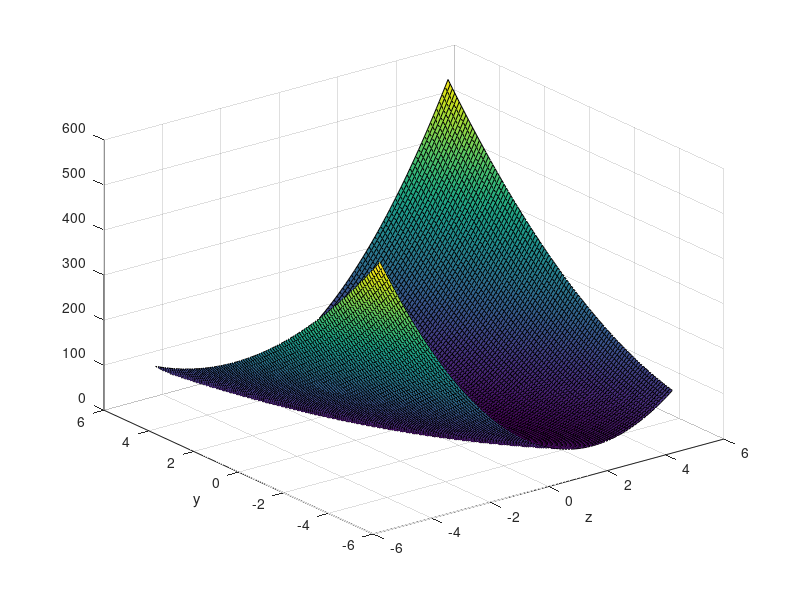
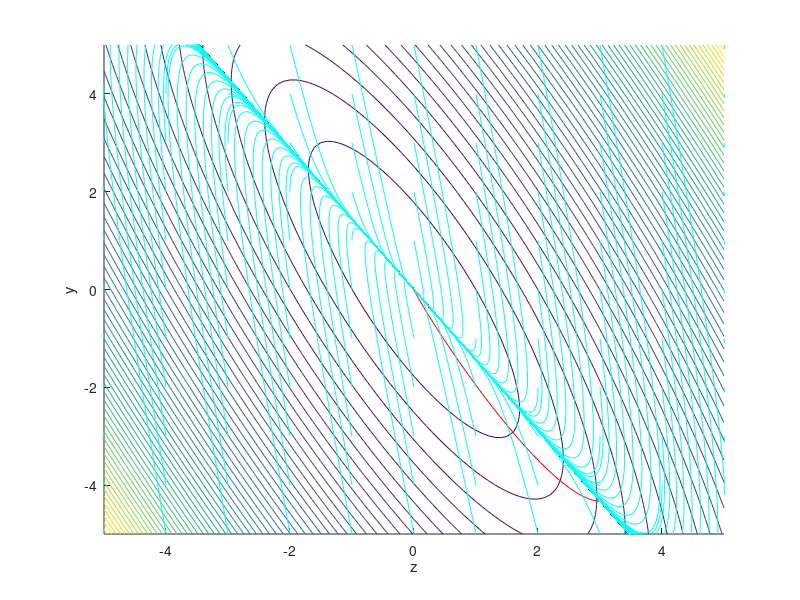
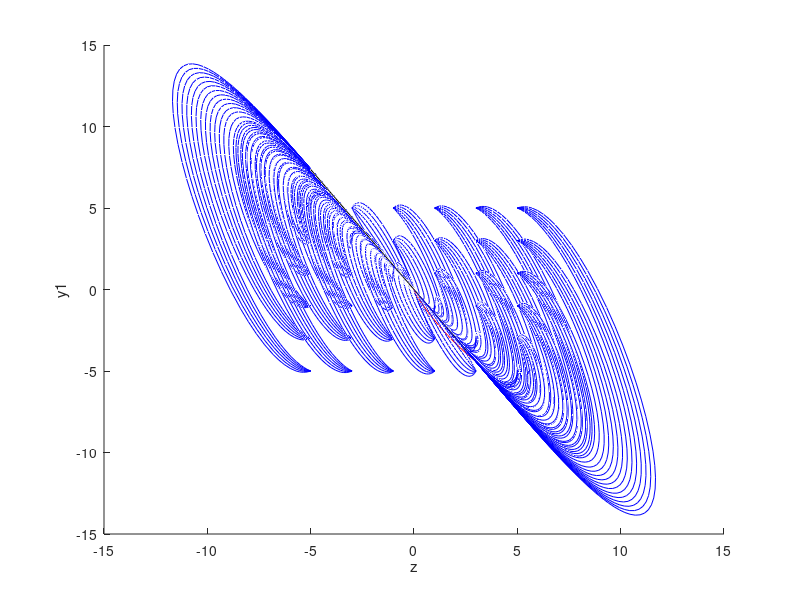
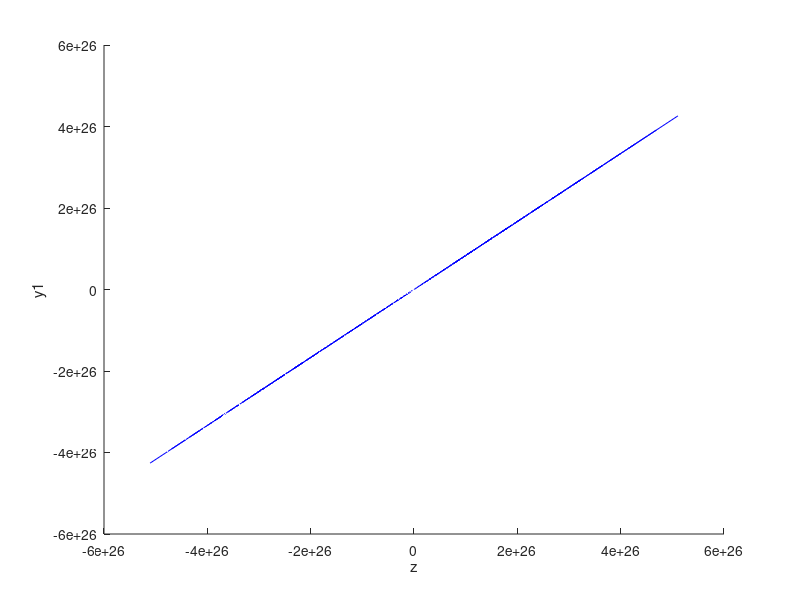

Here is the MATLAB script that generated these plots, in order: (Note: this script raises an error after producing the figures.)
%% Setup (Linear system)
clear; clc; close all;

%% Easy System
A = [0 0; 1 1]; B = [1; 0];
Q = eye(2);
R = 1;

[K, S, P] = lqr(A, B, Q, R);
S11 = S(1, 1);
S12 = S(1, 2);

%% Plot Value Function
[y, z] = meshgrid(-5:0.1:5, -5:0.1:5);
v = y.^2 * S(1, 1) + 2 * y .* z * S(1, 2) + z.^2 * S(2, 2);
figure(1)
clf
surf(z, y, v)
xlabel('z')
ylabel('y')

%% Examine optimal trajectory vs. min Value restricted to z.
y0 = - S12 * z / S11;

figure(2)
clf
hold on
contour(z, y, v, linspace(0, 1000))
plot(reshape(z, 1, []), reshape(y0, 1, []), 'k')
xlabel('z')
ylabel('y')

z0IC = 3;
IC = [- S(1, 2) * z0IC / S(1, 1); z0IC];
[~, x] = ode45(@(t, x) A * x + B * (-K * x), [0, 10], IC);
plot(x(:, 2), x(:, 1), 'r')

[~, x] = ode45(@(t, x) A * x + B * ([0, -(1 - S12 / S11) * S12 / S11] * x), [0, 10], IC);
plot(x(:, 2), x(:, 1), 'g')
ylim([-5, 5])
hold off


%% Stabilize the black subspace
figure(2)
hold on
Kp = 5;
for r = -5:5
    for c = -5:5
        IC2 = [r; c];
        [~, x] = ode45(@(t, x) A * x + B * (-S12/S11 * [1 1] * x - Kp * [1 S12/S11] * x), [0, 10], IC2);
        plot(x(:, 2), x(:, 1), 'c')
    end
end
ylim([-5, 5])
hold off

%% Now consider a 3D System
A = [0 1 0; 0 0 0; 1 0 1]; B = [0; 1; 0];
eig(A)
Q = eye(3);
R = 1;

[K, S, P] = lqr(A, B, Q, R);
S11 = S(1:2, 1:2);
S12 = S(1:2, 3);

figure(3)
clf
hold on
z = linspace(-5, 5);
y = - S11 \ S12 * z;
plot3(z', y(1, :), y(2, :), 'k')
xlabel('z')
ylabel('y1')
zlabel('y2')

z0 = 3;
y0 = - S11 \ S12 * z0;
[~, x] = ode45(@(t, x) A * x + B * (-K * x), [0, 10], [y0; z0]);
plot3(x(:, 3), x(:, 1), x(:, 2), 'r')

C = [eye(2) S11 \ S12];
Kp = 5; Kd = 4;
[~, x] = ode45(@(t, x) A * x + B * (-[1 0]*C*A*A*x - Kp*[1 0]*C*x - Kd*[1 0]*C*A*x), [0, 10], [y0; z0]);
plot3(x(:, 3), x(:, 1), x(:, 2), 'b')
hold off

%% Plot a bunch
figure(3)
hold on
for r = -5:2:5
    for c = -5:2:5
        for d = -5:2:5
            IC2 = [r; c; d];
            [~, x] = ode45(@(t, x) A * x + B * (-[1 0]*C*A*A*x - Kp*[1 0]*C*x - Kd*[1 0]*C*A*x), [0, 10], IC2);
            plot3(x(:, 3), x(:, 1), x(:, 2), 'b')
        end
    end
end
hold off
eig(A - B * ([1 0]*C*A*A + Kp*[1 0]*C + Kd*[1 0]*C*A))

%% Now consider a 3D System, ZD depend on y2
A = [0 1 0; 0 0 0; 0 1 1]; B = [0; 1; 0];
eig(A)
Q = eye(3);
R = 1;

[K, S, P] = lqr(A, B, Q, R);
S11 = S(1:2, 1:2);
S12 = S(1:2, 3);

figure(4)
clf
hold on
z = linspace(-5, 5);
y = - S11 \ S12 * z;
plot3(z', y(1, :), y(2, :), 'k')
xlabel('z')
ylabel('y1')
zlabel('y2')

z0 = 3;
y0 = - S11 \ S12 * z0;
[~, x] = ode45(@(t, x) A * x + B * (-K * x), [0, 10], [y0; z0]);
plot3(x(:, 3), x(:, 1), x(:, 2), 'r')

C = [eye(2) S11 \ S12];
Kp = 5; Kd = 4;
% [~, x] = ode45(@(t, x) A * x + B * (-[1 0]*C*A*A*x - Kp*[1 0]*C*x - Kd*[1 0]*C*A*x), [0, 10], [y0; z0]);
[~, x] = ode45(@(t, x) A * x + B * ([1 2-Kp 2 - 2 * Kp] * x), [0, 20], [y0; z0]);
plot3(x(:, 3), x(:, 1), x(:, 2), 'b')
hold off

%% Plot a bunch
figure(4)
hold on
for r = -5:2:5
    for c = -5:2:5
        for d = -5:2:5
            IC2 = [r; c; d];
            [~, x] = ode45(@(t, x) A * x + B * (-[1 0]*C*A*A*x - Kp*[1 0]*C*x - Kd*[1 0]*C*A*x), [0, 10], IC2);
            plot3(x(:, 3), x(:, 1), x(:, 2), 'b')
        end
    end
end
hold off
eig(A - B * ([1 0]*C*A*A + Kp*[1 0]*C + Kd*[1 0]*C*A))

%% Stabilize a subspace y = -Kp * z
figure(6)
clf
figure(5)
clf
xlabel('z')
ylabel('y')
zlabel('doty')
hold on
A = [0 1 0; 0 0 0; 1 1 1]; B = [0; 1; 0];

% now stabilize the subspace y = -Kp * z
Kz = 5; % Nice stability
% Kz = 0.1; % Unstable
% Kz = 1.1; % Stable (surface barely stable)
% Kz = 0.9; % Unstable (surface barely unstable)
C = [1 0 Kz];

disp((1 - A(3, 2) / (1 + Kz * A(3,2)) * Kz) * (A(3,3) - A(3,1) * Kz))

[x, y] = meshgrid(-5:5, -5:5);
z = -x / Kz;
surf(z, x, y,'edgecolor','none')
shading interp
alpha(0.8)
hold off;
Kp = 10; 
Kd = 6;
Az = A(3, :);
for r = -5:2:5
    for c = -5:2:5
        for d = -5:2:5
            figure(5)
            hold on
            IC2 = [r; c; d];
            [t, x] = ode45(@(t, x) A * x + B * 1/(1 + Kz * Az * B) * (-Kz * Az * A * x - Kp * C * x - Kd * (Kz * Az + [0 1 0]) * x), [0, 10], IC2);
            plot3(x(:, 3), x(:, 1), x(:, 2), 'b')
            hold off

            figure(6)
            subplot(2,1,1)
            hold on
            plot(t, x(:, 1) + Kz * x(:,3))
            hold off
            subplot(2,1,2)
            hold on
            plot(t, (Kz * Az + [0 1 0]) * x')
            hold off
        end
    end
end
subplot(2,1,1)
xlabel('t')
ylabel('error from subspace y = -Kp z')

subplot(2,1,2)
xlabel('t')
ylabel('error dot from subspace y = -Kp z')

%% Examine zero dynamics
figure(7)
clf
hold on
[x, y] = meshgrid(-5:5, -5:5);
z = -x / Kz;
surf(z, x, y, 'FaceColor', [0.4940 0.1840 0.5560], 'edgecolor','none', 'FaceAlpha', 0.7)

z0 = linspace(min(z, [], 'all'), max(z, [], 'all'));
x0 = -Kz * z0;
y0 = (1 + Kz * A(3, 2)) \ (-Kz * (A(3,3) - Kz * A(3,1)) * z0);
plot3(z0, x0, y0, 'k', 'LineWidth', 1)
xlabel('z')
ylabel('y1')
zlabel('y2')

% Plot on zero dynamics
N = 10;
IC = [x0(N); y0(N); z0(N)];
[t, x] = ode45(@(t, x) A * x + B * 1/(1 + Kz * Az * B) * (-Kz * Az * A * x - Kp * C * x - Kd * (Kz * Az + [0 1 0]) * x), [0, 10], IC);
% plot3(x(:, 3), x(:, 1), x(:, 2), 'r', 'LineWidth', 2)

% Now minimize the value function
Q = eye(3);
R = 1;

[K, S, P] = lqr(A, B, Q, R);
S11 = S(1:2, 1:2);
S12 = S(1:2, 3);
z1 = linspace(-5, 5);
yV = - S11 \ S12 * z1;

y2 = -5:5;
N = size(y2, 2);
fimplicit3(@(z, y, dy) y + [1 0] * (S11 \ S12) * z, 'FaceColor', [0 0.4470 0.7410], 'EdgeColor','none','FaceAlpha',.7)
plot3(z1, yV(1, :), yV(2, :), 'r')

x1 = -[1 0] * (S11 \ S12) * z1;
y1 = (1 + Kz * A(3, 2)) \ (-Kz * (A(3,3) - Kz * A(3,1)) * z0);
plot3(z1, x1, y1, 'c', 'LineWidth', 1)

legend('stabilizing $y = y_d$ surface', 'stable ZD surface', '$\min V|_z$ proj $y$', '$\min V|_z$','interpreter','latex')
set(gca,'FontSize',17)
% e = x(:, 1) + Kz * x(:, 3);
% de = x(:, 2) + (Kz * A(3, :) * x')';
% figure(8)
% clf
% plot(t, [e de])

%% Root Locusish ideas
A = [0 1 0; 0 0 0; 1 10 1]; B = [0; 1; 0];
figure(7)
clf
K = linspace(0, 10);
plot(K, (1 - A(3, 2) ./ (1 + K .* A(3,2)) .* K) .* (A(3,3) - A(3,1) .* K))
xlabel('K')
ylabel('a s.t. dotz = a z')
grid on


%% Compton System
k = 1; b = -0.2; m = 1;
% Nominal Dynamics with x = [x1 x2 x1dot x2dot]
Anom = [0 0 1 0;
     0 0 0 1;
     -k/m k/m -b/m b/m;
     k/m -k/m b/m -b/m];
Bnom = [0; 0; 1; 0];

% Choose the output collocated with actuator: y = x1, dy = x1dot, z1 = x2,
% z2 = x2dot
DPhi = [1 0 0 0; 0 0 1 0; 0 1 0 0; 0 0 0 1];
A = DPhi * Anom / DPhi;
B = DPhi * Bnom;

% Feedback linearize output with u = - A(2, :)x + v
Ap = A - B * A(2, :);

% Segment matrices
Ay = Ap(3:4, 1);
Adoty = Ap(3:4, 2);
Az = Ap(3:4, 3:4);

% Design yd to stabilize the z dynamics
Q = eye(2);
R = 0.0001;
[Kz, S, p] = lqr(Az, Ay, Q, R);
G = 10;
% Kz = [G 2*sqrt(G)];

% Check if this stabilizes the whole system state
Az_feedback = ((1 - Adoty / (1 + Kz * Adoty) * Kz) * (Az - Ay * Kz));
eig(Az_feedback)

% Now stabilize the surface yd = -K * z
C = [1 0 Kz];
Kp = 5;
Kd = 4;
k_x = @(x) 1 / (C * A * B) * (- C * A * A - Kp * C - Kd * C * A) * x; 

% And of course try it
fh1 = figure(8); clf
fh2 = figure(9); clf
fh3 = figure(10); clf
z1 = 1;
z2 = 2;
for y1 = -5:5
    for y2 = -5:5
        Phi0 = [y1; y2; z1; z2];
        [t, x] = ode45(@(t, x) A * x + B * (-A(2, :) * x + k_x(x)), [0, 10], Phi0);

        figure(fh1)
        subplot(1,2,1)
        hold on
        plot(x(:, 1), x(:, 2), 'b')
        subplot(1, 2, 2)
        hold on
        plot(x(:, 3), x(:, 4), 'b')

        figure(fh2)
        subplot(2,1,1)
        hold on
        plot(t, C * x')
        subplot(2,1,2)
        hold on
        plot(t, C * A * x')

        figure(fh3)
        for i = 1:4
            subplot(4,1,i)
            hold on
            plot(t, x(:, i))
        end
    end
end

figure(fh1)
subplot(1,2,1)
xlabel('y')
ylabel('dy')
hold off
subplot(1,2,2)
xlabel('z1')
ylabel('z2')
hold off

figure(fh2)
subplot(2, 1, 1)
xlabel('t')
ylabel('e')
hold off
subplot(2, 1, 2)
xlabel('t')
ylabel('de')
hold off
